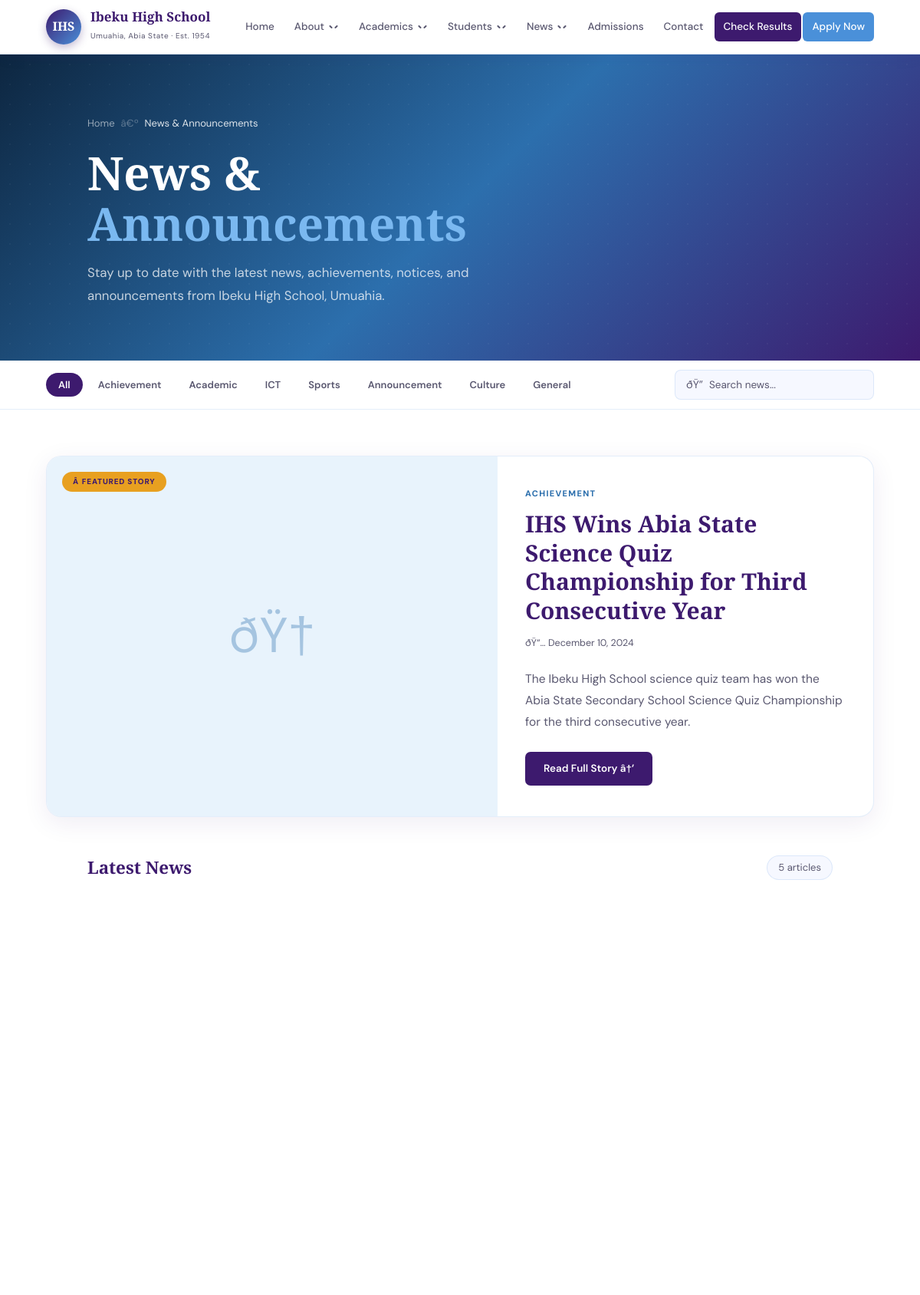
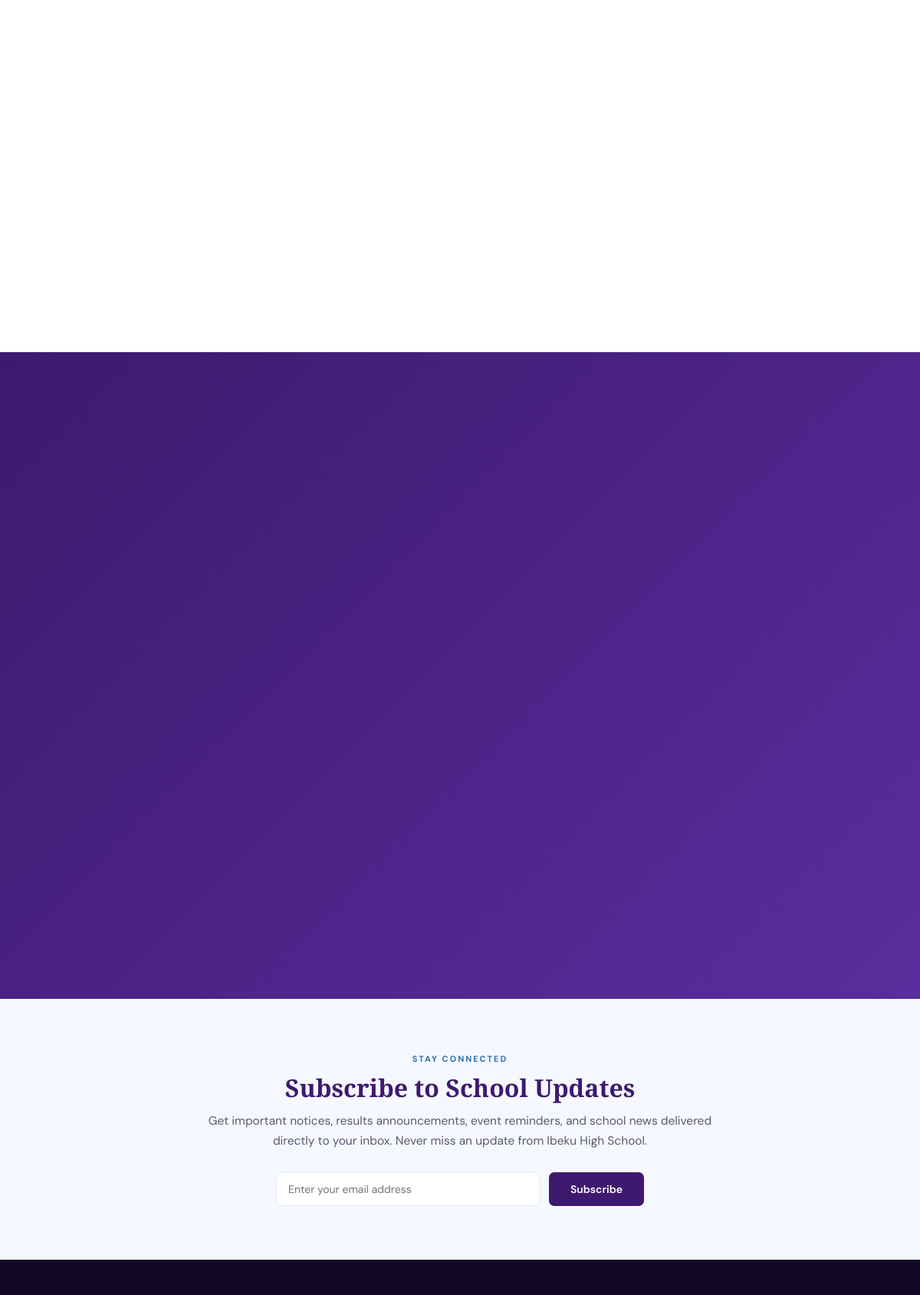
The page /public/news.php (upper part) on the database its author committed (2 pictures, top to bottom).
### tables this page shows
CREATE TABLE `news` (
  `id` int(10) UNSIGNED NOT NULL,
  `title` varchar(300) NOT NULL,
  `slug` varchar(320) NOT NULL,
  `excerpt` text DEFAULT NULL,
  `meta_title` varchar(300) DEFAULT NULL,
  `meta_description` varchar(320) DEFAULT NULL,
  `body` longtext NOT NULL,
  `category` enum('achievement','academic','ict','sports','announcement','culture','general') NOT NULL DEFAULT 'general',
  `featured` tinyint(1) NOT NULL DEFAULT 0,
  `image` varchar(255) DEFAULT NULL COMMENT 'Path to featured image',
  `is_published` tinyint(1) NOT NULL DEFAULT 0,
  `published_at` timestamp NULL DEFAULT NULL,
  `author_id` int(10) UNSIGNED DEFAULT NULL,
  `views` int(10) UNSIGNED NOT NULL DEFAULT 0,
  `created_at` timestamp NOT NULL DEFAULT current_timestamp(),
  `updated_at` timestamp NOT NULL DEFAULT current_timestamp() ON UPDATE current_timestamp()
);

### public/news.php (the view, shortened to what this page needs)
<?php
require_once __DIR__ . '/../src/includes/header.php';
$pdo = getDB();
$categoryLabels = [
    'achievement'  => 'Achievement',
    'academic'     => 'Academic',
    'ict'          => 'ICT',
    'sports'       => 'Sports',
    'announcement' => 'Announcement',
    'culture'      => 'Culture',
    'general'      => 'General',
];
$categoryIcons = [
    'achievement'  => 'ðŸ†',
    'academic'     => 'ðŸ“š',
    'ict'          => 'ðŸ’»',
    'sports'       => 'âš½',
    'announcement' => 'ðŸ“¢',
    'culture'      => 'ðŸŽ­',
    'general'      => 'ðŸ“°',
];
$featured = $pdo->query(
    "SELECT * FROM news WHERE is_published = 1 AND featured = 1
     ORDER BY published_at DESC LIMIT 1"
)->fetch();
$articlesStmt = $pdo->prepare(
    "SELECT * FROM news WHERE is_published = 1 AND id != ?
     ORDER BY published_at DESC"
);
$articlesStmt->execute([$featured['id'] ?? 0]);
$articles = $articlesStmt->fetchAll();
?>
<div class="page-hero page-hero--news">
  <div class="page-hero__inner wrap">
    <nav class="breadcrumb" aria-label="Breadcrumb">
      <a href="<?php echo BASE_PATH; ?>index.php">Home</a>
      <span class="breadcrumb__sep" aria-hidden="true">â€º</span>
      <span style="color:rgba(255,255,255,.85)">News &amp; Announcements</span>
    </nav>
    <h1>News &amp; <em>Announcements</em></h1>
    <p>Stay up to date with the latest news, achievements, notices, and announcements from Ibeku High School, Umuahia.</p>
  </div>
</div>
<div class="news-filter-bar">
  <div class="news-filter-bar__inner wrap">
    <div class="news-filter-tabs">
      <button class="news-tab active" data-cat="all">All</button>
      <?php foreach ($categoryLabels as $key => $label): ?>
      <button class="news-tab" data-cat="<?php echo $key; ?>"><?php echo $label; ?></button>
      <?php endforeach; ?>
    </div>
    <div class="news-search">
      <span class="news-search__icon">ðŸ”</span>
      <input type="text" id="newsSearch" placeholder="Search news..." autocomplete="off"/>
    </div>
  </div>
</div>
<?php if ($featured): ?>
<div class="featured-article" id="featured">
  <div class="featured-article__inner reveal">
    <div class="featured-article__card">
      <div class="featured-article__img">
        <?php if (!empty($featured['image'])): ?>
        <img src="<?php echo BASE_PATH; ?>assets/images/news/<?php echo htmlspecialchars($featured['image']); ?>"
             alt="<?php echo htmlspecialchars($featured['title']); ?>"
             style="width:100%;height:100%;object-fit:cover;"/>
        <?php else: ?>
        <div class="featured-article__img-placeholder" aria-hidden="true">
          <?php echo $categoryIcons[$featured['category']] ?? 'ðŸ“°'; ?>
        </div>
        <?php endif; ?>
        <span class="featured-article__badge">â­ Featured Story</span>
      </div>
      <div class="featured-article__body">
        <span class="featured-article__cat cat--<?php echo htmlspecialchars($featured['category']); ?>">
          <?php echo htmlspecialchars($categoryLabels[$featured['category']] ?? 'General'); ?>
        </span>
        <h2><?php echo htmlspecialchars($featured['title']); ?></h2>
        <div class="featured-article__meta">
          <span class="featured-article__date">
            ðŸ“… <?php echo date('F j, Y', strtotime($featured['published_at'])); ?>
          </span>
        </div>
        <p><?php echo htmlspecialchars($featured['excerpt'] ?? ''); ?></p>
        <a href="<?php echo BASE_PATH; ?>news-single.php?slug=<?php echo urlencode($featured['slug']); ?>"
           class="featured-article__read-more">Read Full Story â†’</a>
      </div>
    </div>
  </div>
</div>
<?php endif; ?>
<section class="news-grid-section" id="news">
  <div class="news-grid-section__inner wrap">
    <div class="news-grid-section__header">
      <h3>Latest News</h3>
      <span class="news-count" id="newsCount"><?php echo count($articles); ?> article<?php echo count($articles) !== 1 ? 's' : ''; ?></span>
    </div>
    <div class="news-grid" id="newsGrid">
    </div>
  </div>
</section>
<section class="announcements-band" id="announcements">
  <div class="announcements-band__inner wrap">
    <div class="announcements-list">
    </div>
  </div>
</section>
<section class="news-newsletter">
  <div class="news-newsletter__inner">
    <span class="slabel">Stay Connected</span>
    <h2>Subscribe to School Updates</h2>
    <p>Get important notices, results announcements, event reminders, and school news delivered directly to your inbox. Never miss an update from Ibeku High School.</p>
    <div class="news-newsletter__form">
      <input class="form-input" type="email" id="nlNewsEmail" placeholder="Enter your email address"/>
      <button class="btn btn--secondary" onclick="subscribeNewsletter()">Subscribe</button>
    </div>
  </div>
</section>
<?php require_once __DIR__ . '/../src/includes/footer.php'; ?>

### public/assets/css/style.css (style rules this page uses)
:root { --blue: #4a90d9; --blue-dark: #2c6fad; --blue-light: #7ab8f0; --blue-pale: #e8f3fc; --purple: #3d1a6e; --purple-mid: #5a2d9e; --purple-light: #8a5cc7; --purple-pale: #f0ebff; --gold: #e8a020; --gold-light: #fff4d6; --white: #ffffff; --off: #f6f8ff; --text: #12111a; --muted: #5a5870; --border: rgba(74, 144, 217, 0.15); --nav-height: 70px; --max-width: 1200px; --section-pad: 90px; }
*, *::before, *::after { box-sizing: border-box; margin: 0; padding: 0; }
html { scroll-behavior: smooth; font-size: 16px; }
body { font-family: 'DM Sans', sans-serif; color: var(--text); background: var(--white); overflow-x: hidden; line-height: 1.6; }
h1, h2, h3, h4, h5, h6 { font-family: 'Playfair Display', serif; line-height: 1.2; }
a { text-decoration: none; color: inherit; }
button { cursor: pointer; font-family: 'DM Sans', sans-serif; }
input, select, textarea { font-family: 'DM Sans', sans-serif; }
.wrap { max-width: var(--max-width); margin: 0 auto; padding: 0 5%; }
.slabel { display: block; font-size: 11px; letter-spacing: 0.18em; font-weight: 700; color: var(--blue-dark); text-transform: uppercase; margin-bottom: 10px; font-family: 'DM Sans', sans-serif; }
.btn { display: inline-block; padding: 13px 28px; border-radius: 7px; font-size: 14px; font-weight: 600; font-family: 'DM Sans', sans-serif; border: none; transition: all 0.25s ease; line-height: 1; }
.btn--secondary { background: var(--purple); color: #fff; }
.reveal { opacity: 0; transform: translateY(22px); transition: opacity 0.55s ease, transform 0.55s ease; }
.reveal.vis { opacity: 1; transform: none; }
.page-hero { background: linear-gradient(135deg, var(--purple) 0%, var(--purple-mid) 60%, var(--blue-dark) 100%); padding: 80px 5% 70px; position: relative; overflow: hidden; }
.page-hero::before { content: ''; position: absolute; inset: 0; background-image: radial-gradient(rgba(255,255,255,.04) 1px, transparent 1px); background-size: 26px 26px; pointer-events: none; }
.page-hero__inner { max-width: var(--max-width); margin: 0 auto; position: relative; z-index: 1; }
.breadcrumb { display: flex; align-items: center; gap: 8px; margin-bottom: 20px; font-size: 13px; color: rgba(255,255,255,.55); }
.breadcrumb a { color: rgba(255,255,255,.55); transition: color .2s; }
.breadcrumb__sep { color: rgba(255,255,255,.3); }
.page-hero h1 { font-size: clamp(2.4rem, 5vw, 4rem); color: #fff; font-weight: 900; line-height: 1.1; margin-bottom: 16px; max-width: 700px; }
.page-hero h1 em { color: var(--blue-light); font-style: normal; }
.page-hero p { font-size: 1.05rem; color: rgba(255,255,255,.75); max-width: 600px; line-height: 1.8; }
.form-input { width: 100%; padding: 12px 15px; border: 1.5px solid var(--border); border-radius: 8px; font-size: 14px; font-family: 'DM Sans', sans-serif; outline: none; transition: border-color .2s, background .2s; background: #fff; color: var(--text); }

### rows shown on the page
news: category "ðŸ†", category "ACHIEVEMENT", title "IHS Wins Abia State Science Quiz Championship for Third Consecutive Year", published_at "December 10, 2024", excerpt "The Ibeku High School science quiz team has won the Abia State Secondary School Science Quiz Championship for the third consecutive year."

### other values the page prints
$_site['school_name'] "Ibeku High School"
$label "Achievement"
$label "Academic"
$label "ICT"
$label "Sports"
$label "Announcement"
$label "Culture"
$label "General"
count($articles) "5"
